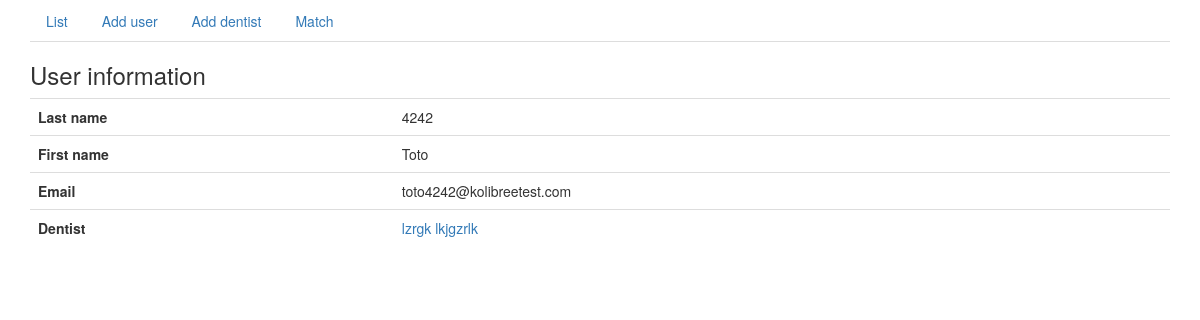
The page /user/4/ on the database as committed earlier.
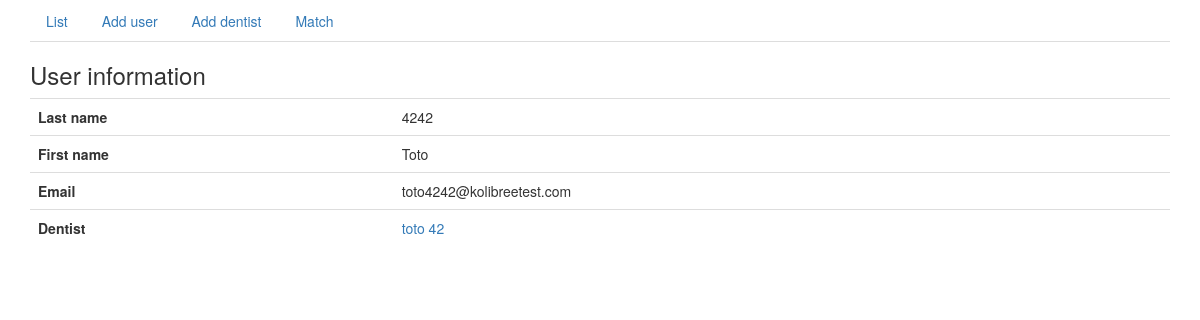
The same page on the database as committed later.
### dentistsApp/models.py (models this page shows, shortened)
class User(models.Model):
    first_name = models.CharField(max_length=32)
    last_name = models.CharField(max_length=32)
    email = models.CharField(max_length=32)
    dentist = models.ForeignKey(Dentist, null=True)

class Dentist(models.Model):
    first_name = models.CharField(max_length=32)
    last_name = models.CharField(max_length=32)
    email = models.CharField(max_length=32)
    license_number = models.CharField(max_length=64)
    def  __unicode__(self):
        return (self.first_name + " " + self.last_name)

### dentistsApp/views.py (the view)
# urls.py: url(r'^user/(?P<user_id>[0-9]+)/$', views.user, name='user'),
def user(request, user_id):
    user = get_object_or_404(User, pk=user_id)
    return render(request, 'dentistsApp/user.html', {'user': user})

### dentistsApp/templates/dentistsApp/user.html (shortened to what this page needs)
<!DOCTYPE html>
<html>
	<head>
		<link rel='stylesheet' href="/static/dentistsApp/css/bootstrap.min.css"/>
    <link rel='stylesheet' href="/static/dentistsApp/css/styles.css"/>
  </head>
  <body>
		<div class="container bs-docs-container">
			{% include "dentistsApp/header.html" %}
      <h3>User information</h3>
      <table class="table">
        <tr>
          <td><strong>Last name </strong></td>
          <td>{{ user.last_name }}</td>
        </tr>
        <tr>
          <td><strong>First name </strong></td>
          <td>{{ user.first_name }}</td>
        </tr>
        <tr>
          <td><strong>Email </strong></td>
          <td>{{ user.email }}</td>
        </tr>
        <tr>
          <td><strong>Dentist </strong></td>
          {% if user.dentist %}
            <td><a href="/dentist/{{ user.dentist.id }}">{{ user.dentist }}</a></td>
          {% else %}
            <td>No dentist yet</td>
          {% endif %}
        </tr>
      </table>
    </div>
  </body>
</html>

Rows that differ between the two databases and show on the page:
changed User "Toto": dentist "lzrgk lkjgzrlk" → "toto 42"
